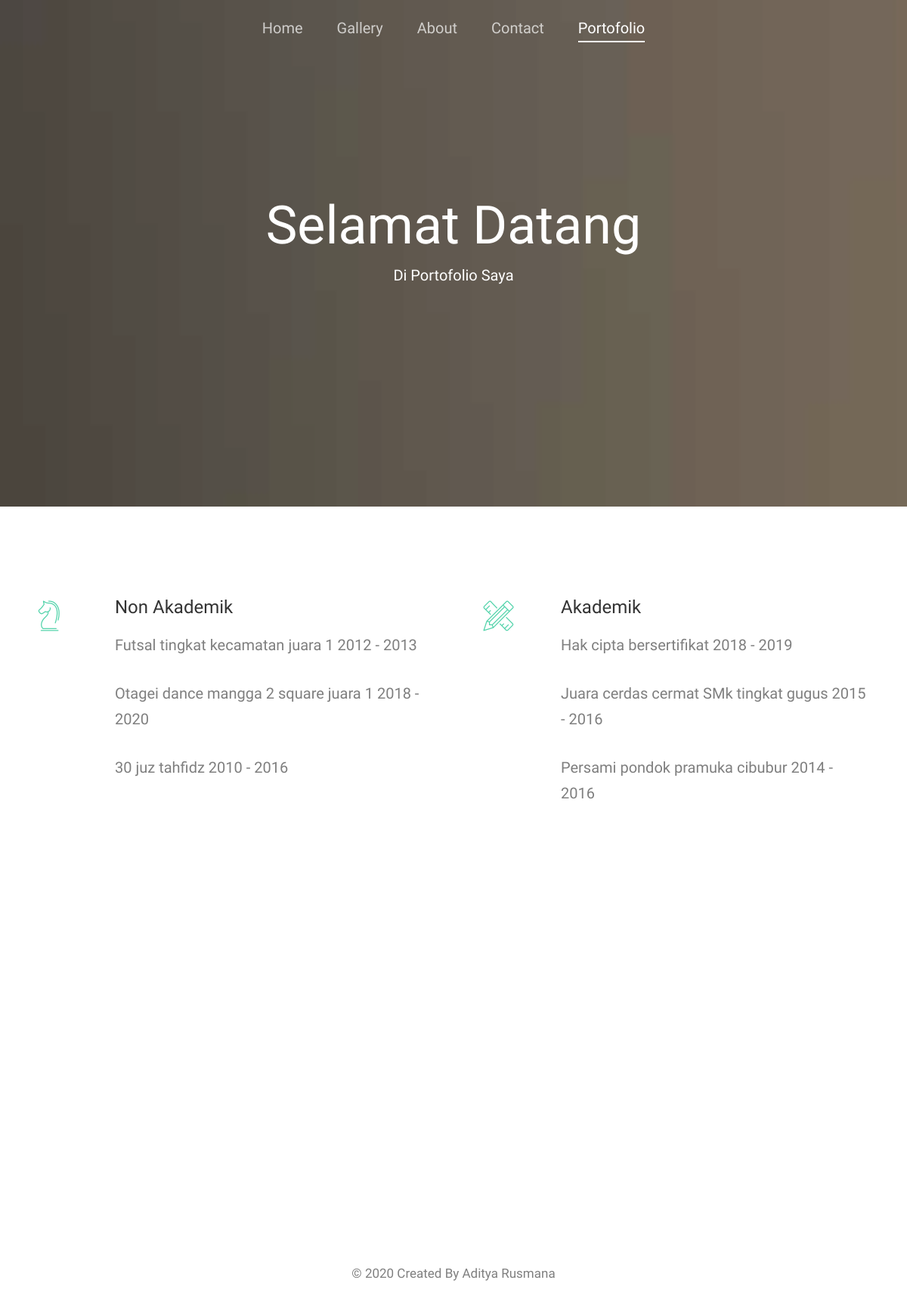
The app's page /portofolio.php with its own data.
### tables this page shows
CREATE TABLE `portofolio` (
  `id_portofolio` int(11) NOT NULL,
  `nonakademik1` varchar(100) NOT NULL,
  `nonakademik2` varchar(100) NOT NULL,
  `nonakademik3` varchar(100) NOT NULL,
  `akademik1` varchar(100) NOT NULL,
  `akademik2` varchar(100) NOT NULL,
  `akademik3` varchar(100) NOT NULL
);

### portofolio.php (the view, shortened to what this page needs)
<!DOCTYPE html>
 <html class="no-js">
	<head>
	<link rel="stylesheet" href="css/animate.css">
	<link rel="stylesheet" href="css/magnific-popup.css">
	<link rel="stylesheet" href="css/bootstrap.css">
	<link rel="stylesheet" href="css/icomoon.css">
	<link rel="stylesheet" href="css/style.css">
	</head>
	<body>
		<div id="fh5co-wrap">
			<header id="fh5co-header">
				<div class="container">
					<nav class="fh5co-main-nav">
						<ul>
							<li><a href="index.php"><span>Home</span></a></li>
							<li><a href="gallery.php"><span>Gallery</span></a></li>
							<li><a href="about.php"><span>About</span></a></li>
							<li><a href="contact.php"><span>Contact</span></a></li>
							<li class="fh5co-active"><a href="portofolio.php"><span>Portofolio</span></a></li>
						</ul>
					</nav>
				</div>
			</header>
		<div class="fh5co-hero" style="background-image: url(images/person2.jpg);" data-stellar-background-ratio="0.5">
			<div class="overlay"></div>
			<div class="container">
				<div class="row">
					<div class="col-md-8 col-md-offset-2 col-sm-12 col-sm-offset-0 col-xs-12 col-xs-offset-0 text-center fh5co-table">
						<div class="fh5co-intro fh5co-table-cell">
							<h1 class="text-center">Selamat Datang</h1>
							<p>Di Portofolio Saya</p>
						</div>
					</div>
				</div>
			</div>
		</div>
<?php
include "koneksi.php";
$query="SELECT * FROM portofolio";
$result = mysqli_query($conn, $query);
if(mysqli_num_rows($result) < 0) {
  echo "<tr><td colspan='4'>Data profil tidak terdapat pada database</td></tr>";
}
else {
 while($row =mysqli_fetch_array($result)){
?>
		<div class="fh5co-section">
			<div class="container">
				<div class="row">
					<div class="col-md-6">
						<div class="fh5co-feature animate-box" data-animate-effect="fadeInLeft">
							<div class="fh5co-icon">
								<i class="icon-strategy"></i>
							</div>
							<div class="fh5co-text">
								<h3>Non Akademik</h3>
								<p><?php echo $row["nonakademik1"]?></p>
								<p><?php echo $row["nonakademik2"]?></p>
								<p><?php echo $row["nonakademik3"]?></p>
							</div>
						</div>
					</div>
					<div class="col-md-6">
						<div class="fh5co-feature animate-box" data-animate-effect="fadeInLeft">
							<div class="fh5co-icon">
								<i class="icon-tools"></i>
							</div>
							<div class="fh5co-text">
								<h3>Akademik</h3>
								<p><?php echo $row["akademik1"]?></p>
								<p><?php echo $row["akademik2"]?></p>
								<p><?php echo $row["akademik3"]?></p>
							</div>
						</div>
					</div>
				</div>
			</div>
		</div>
	</div>
<?php
}
}
?>
	<footer>
		<div class="container">
			<div class="row">
				<div class="col-md-12 fh5co-copyright text-center">
					<p><small>&copy; 2020 Created By Aditya Rusmana</a></small></p>
				</div>
			</div>
		</div>
	</footer>
	</body>
</html>

### css/icomoon.css (style rules this page uses)
[class^="icon-"], [class*=" icon-"] { font-family: 'icomoon' !important; speak: none; font-style: normal; font-weight: normal; font-variant: normal; text-transform: none; line-height: 1; -webkit-font-smoothing: antialiased; -moz-osx-font-smoothing: grayscale; }
.icon-tools:before { content: "\e033"; }
.icon-strategy:before { content: "\e03b"; }

### css/style.css (style rules this page uses)
body { font-family: "Work Sans", Arial, sans-serif; font-weight: 300; font-size: 20px; line-height: 1.7; color: #777777; color: #7f7f7f; background: #fff; height: 100%; position: relative; }
a { color: #52d3aa; -webkit-transition: 0.5s; -o-transition: 0.5s; transition: 0.5s; }
p { margin-bottom: 1.5em; }
h1, h2, h3, h4, h5, h6 { color: #000; font-family: "Work Sans", Arial, sans-serif; font-weight: 300; margin: 0 0 30px 0; }
#fh5co-wrap { position: relative; background: #fff; z-index: 2; margin-bottom: 450px; }
#fh5co-header { position: absolute; top: 0; width: 100%; z-index: 1000; }
#fh5co-header nav { text-align: center; }
#fh5co-header nav ul { padding: 0; margin: 0; }
#fh5co-header nav li { padding: 0; margin: 0; list-style: none; display: inline; }
#fh5co-header nav li a { padding: 20px; color: rgba(255, 255, 255, 0.7); display: -moz-inline-stack; display: inline-block; zoom: 1; *display: inline; -webkit-transition: 0.1s; -o-transition: 0.1s; transition: 0.1s; }
#fh5co-header nav li a span { -webkit-transition: 0.5s; -o-transition: 0.5s; transition: 0.5s; border-bottom: 2px solid transparent; display: block; }
#fh5co-header nav li.fh5co-active a { color: #fff; }
#fh5co-header nav li.fh5co-active a span { border-bottom: 2px solid #fff; }
.fh5co-table, .fh5co-table-cell, .fh5co-hero, .fh5co-parallax { height: 670px; }
.fh5co-hero, .fh5co-parallax { background-color: #555; background-attachment: fixed; background-size: cover; position: relative; }
.fh5co-hero .overlay, .fh5co-parallax .overlay { position: absolute; top: 0; left: 0; right: 0; bottom: 0; background: black; opacity: .2; }
.fh5co-hero .fh5co-intro h1, .fh5co-parallax .fh5co-intro h1 { color: #fff; font-size: 70px; font-weight: 300; margin-bottom: 10px; }
.fh5co-hero .fh5co-intro p, .fh5co-parallax .fh5co-intro p { color: #fff; }
.fh5co-table { display: table; }
.fh5co-table-cell { display: table-cell; vertical-align: middle; }
.fh5co-section { padding: 5em 0; }
.fh5co-feature { text-align: left; width: 100%; float: left; padding: 20px; }
.fh5co-feature .fh5co-icon { float: left; width: 10%; display: block; margin-top: 5px; }
.fh5co-feature .fh5co-icon i { color: #52d3aa; font-size: 70px; }
@media screen and (max-width: 1200px) { .fh5co-feature .fh5co-icon i { font-size: 40px; } }
.fh5co-feature .fh5co-text { float: right; width: 80%; }
.fh5co-feature .fh5co-text h2, .fh5co-feature .fh5co-text h3 { margin: 0; padding: 0; }
.fh5co-feature .fh5co-text h3 { margin-bottom: 20px; color: rgba(0, 0, 0, 0.8); }

### records on screen
portofolio: nonakademik1 "Futsal tingkat kecamatan juara 1 2012 - 2013", nonakademik2 "Otagei dance mangga 2 square juara 1 2018 - 2020", nonakademik3 "30 juz tahfidz 2010 - 2016", akademik1 "Hak cipta bersertifikat 2018 - 2019", akademik2 "Juara cerdas cermat SMk tingkat gugus 2015 - 2016", akademik3 "Persami pondok pramuka cibubur 2014 - 2016"
